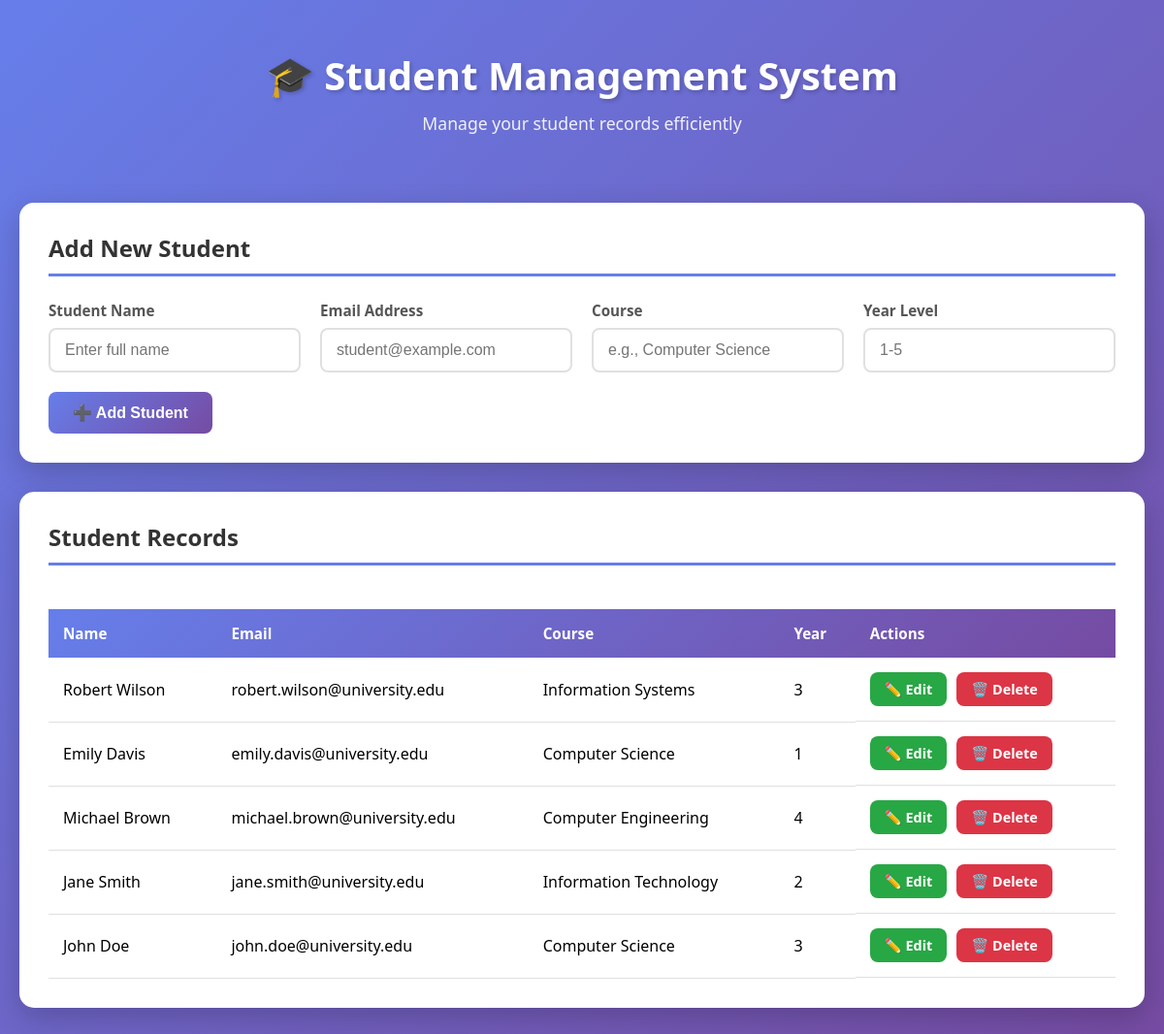
Page /student-system/index.php on the earlier database version.
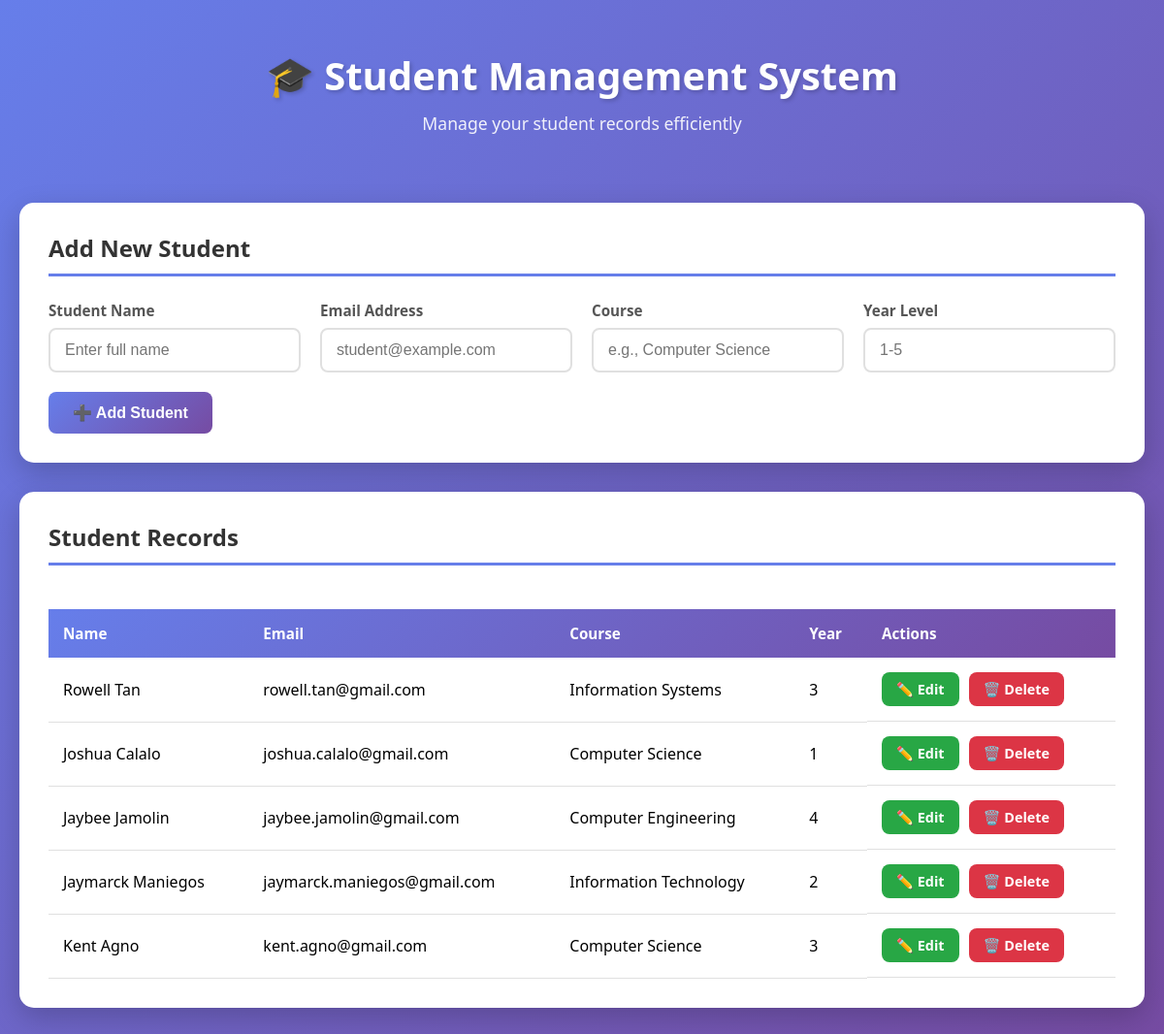
Same page on the later database version.
### tables this page shows
CREATE TABLE students (
    id INT AUTO_INCREMENT PRIMARY KEY,
    name VARCHAR(100) NOT NULL,
    email VARCHAR(100) NOT NULL UNIQUE,
    course VARCHAR(100) NOT NULL,
    year_level INT NOT NULL CHECK (year_level BETWEEN 1 AND 5),
    created_at TIMESTAMP DEFAULT CURRENT_TIMESTAMP,
    INDEX idx_name (name),
    INDEX idx_email (email)
);

### student-system/index.php (the view, shortened to what this page needs)
<?php include 'db.php'; ?>
<!DOCTYPE html>
<html lang="en">
<head>
    <link rel="stylesheet" href="style.css">
</head>
<body>
    <div class="container">
        <header>
            <h1>🎓 Student Management System</h1>
            <p>Manage your student records efficiently</p>
        </header>
        <div class="card">
            <h2>Add New Student</h2>
            <form action="add.php" method="POST">
                <div class="form-grid">
                    <div class="form-group">
                        <label>Student Name</label>
                        <input type="text" name="name" placeholder="Enter full name" required>
                    </div>
                    <div class="form-group">
                        <label>Email Address</label>
                        <input type="email" name="email" placeholder="student@example.com" required>
                    </div>
                    <div class="form-group">
                        <label>Course</label>
                        <input type="text" name="course" placeholder="e.g., Computer Science" required>
                    </div>
                    <div class="form-group">
                        <label>Year Level</label>
                        <input type="number" name="year" min="1" max="5" placeholder="1-5" required>
                    </div>
                </div>
                <button type="submit" class="btn btn-primary">➕ Add Student</button>
            </form>
        </div>
        <div class="card">
            <h2>Student Records</h2>
            <div class="table-container">
                <table>
                    <thead>
                        <tr>
                            <th>Name</th>
                            <th>Email</th>
                            <th>Course</th>
                            <th>Year</th>
                            <th>Actions</th>
                        </tr>
                    </thead>
                    <tbody>
                        <?php
                        $result = $conn->query("SELECT * FROM students ORDER BY id DESC");
                        if ($result->num_rows > 0) {
                            while ($row = $result->fetch_assoc()) {
                                echo "<tr>
                                    <td>{$row['name']}</td>
                                    <td>{$row['email']}</td>
                                    <td>{$row['course']}</td>
                                    <td>{$row['year_level']}</td>
                                    <td class='actions'>
                                        <a href='edit.php?id={$row['id']}' class='btn btn-edit'>✏️ Edit</a>
                                        <a href='delete.php?id={$row['id']}' class='btn btn-delete' onclick='return confirm(\"Delete this student?\")'>🗑️ Delete</a>
                                    </td>
                                </tr>";
                            }
                        } else {
                            echo "<tr><td colspan='5' class='no-data'>No students found. Add your first student above!</td></tr>";
                        }
                        ?>
                    </tbody>
                </table>
            </div>
        </div>
    </div>
</body>
</html>

### student-system/style.css (style rules this page uses)
* { margin: 0; padding: 0; box-sizing: border-box; }
body { font-family: 'Segoe UI', Tahoma, Geneva, Verdana, sans-serif; background: linear-gradient(135deg, #667eea 0%, #764ba2 100%); min-height: 100vh; padding: 20px; }
.container { max-width: 1200px; margin: 0 auto; }
header { text-align: center; color: white; margin-bottom: 40px; padding: 30px 20px; }
header h1 { font-size: 2.5em; margin-bottom: 10px; text-shadow: 2px 2px 4px rgba(0,0,0,0.2); }
header p { font-size: 1.1em; opacity: 0.9; }
.card { background: white; border-radius: 15px; padding: 30px; margin-bottom: 30px; box-shadow: 0 10px 30px rgba(0,0,0,0.2); }
.card h2 { color: #333; margin-bottom: 25px; font-size: 1.5em; border-bottom: 3px solid #667eea; padding-bottom: 10px; }
.form-grid { display: grid; grid-template-columns: repeat(auto-fit, minmax(250px, 1fr)); gap: 20px; margin-bottom: 20px; }
.form-group { display: flex; flex-direction: column; }
.form-group label { font-weight: 600; color: #555; margin-bottom: 8px; font-size: 0.95em; }
.form-group input { padding: 12px 15px; border: 2px solid #e0e0e0; border-radius: 8px; font-size: 1em; transition: all 0.3s; }
.btn { padding: 12px 25px; border: none; border-radius: 8px; font-size: 1em; font-weight: 600; cursor: pointer; transition: all 0.3s; text-decoration: none; display: inline-block; text-align: center; }
.btn-primary { background: linear-gradient(135deg, #667eea 0%, #764ba2 100%); color: white; }
.btn-edit { background: #28a745; color: white; padding: 8px 15px; font-size: 0.9em; }
.btn-delete { background: #dc3545; color: white; padding: 8px 15px; font-size: 0.9em; }
.table-container { overflow-x: auto; }
table { width: 100%; border-collapse: collapse; margin-top: 20px; }
thead { background: linear-gradient(135deg, #667eea 0%, #764ba2 100%); color: white; }
th { padding: 15px; text-align: left; font-weight: 600; font-size: 0.95em; }
td { padding: 15px; border-bottom: 1px solid #e0e0e0; }
.actions { display: flex; gap: 10px; flex-wrap: wrap; }

Differences in the rows shown:
changed students "Information Systems": name "Robert Wilson" → "Rowell Tan"; email "robert.wilson@university.edu" → "rowell.tan@gmail.com"
changed students: name "Emily Davis" → "Joshua Calalo"; email "emily.davis@university.edu" → "joshua.calalo@gmail.com"
changed students "Computer Engineering": name "Michael Brown" → "Jaybee Jamolin"; email "michael.brown@university.edu" → "jaybee.jamolin@gmail.com"
changed students "Information Technology": name "Jane Smith" → "Jaymarck Maniegos"; email "jane.smith@university.edu" → "jaymarck.maniegos@gmail.com"
changed students: name "John Doe" → "Kent Agno"; email "john.doe@university.edu" → "kent.agno@gmail.com"
